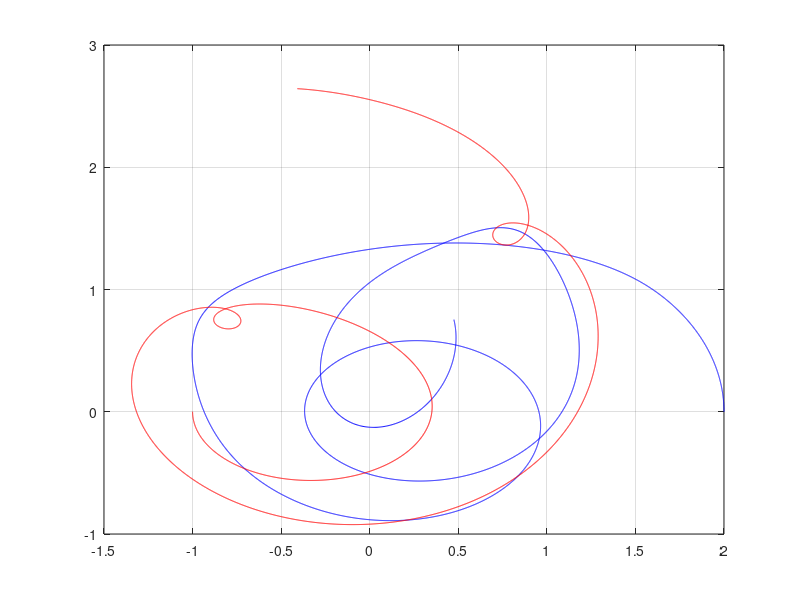

Write MATLAB code to recreate this figure.
function prj_5_19
% The classical helium atom 2D
% a1 = -2*r1/r1^3 + (r1 - r2)/r12^3
% a2 = -2*r2/r2^3 + (r2 - r1)/r12^3
% where 
% r1,r2 - distances from electrons to nuclear
% r12   - distance between electrons
% --------------------------------------
% a1x = -2* r1x/r1^3 - (r1x-r2x)/r12^3
% a1y = -2* r1y/r1^3 - (r1y-r2y)/r12^3
% a2x = -2* r2x/r2^3 - (r2x-r1x)/r12^3
% a2y = -2* r2y/r2^3 - (r2y-r1y)/r12^3

dt = 1e-3;
%n = 1/dt;
n = 10000;

% --------------
r1x = zeros(n,1);
r1y = zeros(n,1);
r2x = zeros(n,1);
r2y = zeros(n,1);

v1x = zeros(n,1);
v1y = zeros(n,1);
v2x = zeros(n,1);
v2y = zeros(n,1);
% --------------

r1x(1) = 2;
r1y(1) = 0;
r2x(1) = -1;
r2y(1) = 0;

v1x(1) = 0;
v1y(1) = 0.95;
v2x(1) = 0;
v2y(1) = -1;

for i=1:n
    r12 = sqrt((r1x(i)-r2x(i))^2 + (r1y(i)-r2y(i))^2);
    % ----------------------------------------------------
    r1 = sqrt(r1x(i)^2+r1y(i)^2);
    
    v1x(i+1) = v1x(i) + dt*(-2* r1x(i)/r1^3 - (r1x(i)-r2x(i))/r12^3);
    r1x(i+1) = r1x(i) + dt*v1x(i+1);
    
    v1y(i+1) = v1y(i) + dt*(-2* r1y(i)/r1^3 - (r1y(i)-r2y(i))/r12^3);
    r1y(i+1) = r1y(i) + dt*v1y(i+1);
    % ----------------------------------------------------
    r2 = sqrt(r2x(i)^2+r2y(i)^2);
    
    v2x(i+1) = v2x(i) + dt*(-2* r2x(i)/r2^3 - (r2x(i)-r1x(i))/r12^3);
    r2x(i+1) = r2x(i) + dt*v2x(i+1);
    
    v2y(i+1) = v2y(i) + dt*(-2* r2y(i)/r2^3 - (r2y(i)-r1y(i))/r12^3);
    r2y(i+1) = r2y(i) + dt*v2y(i+1);
    
end

plot(r1x,r1y,'b');
hold on;
plot(r2x,r2y,'r');
grid on;

end
